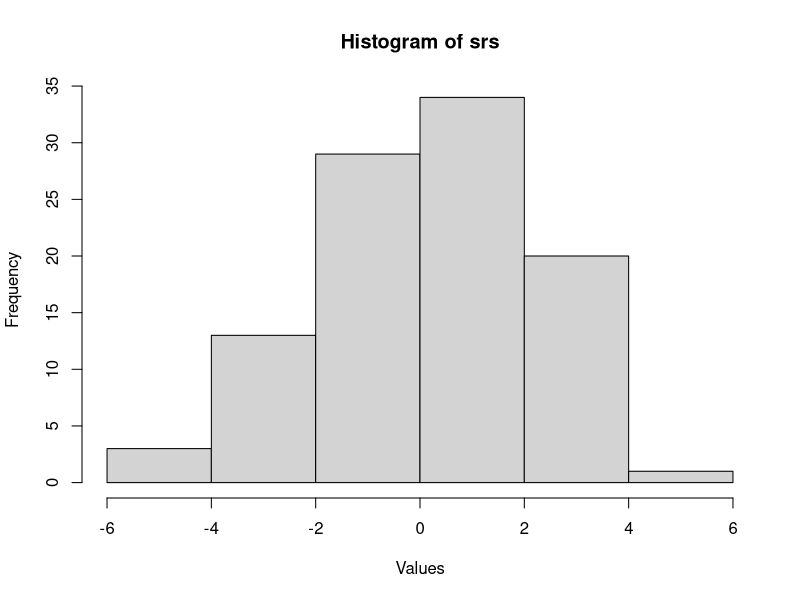

Source code (R):
#3.1
print("3.1 Part (i)")
srs <- rnorm(100, mean = 0, sd = 2);
hist(srs, xlab = "Values")
mu0 = 0
ssd = sd(srs)
n = 100
xbar = mean(srs)
t = (xbar-mu0)/(ssd/sqrt(n))
pval = 2 * pt(t, df=n-1)
alpha = .05
print(paste("pval = ", pval))
if (pval > alpha) {
	print("Failed to reject H0!")
} else {
	print("H0 rejected!")
}

print("")
print("Part (iii)")
rejections = 0
for (i in 1:1000) {
	srs <- rnorm(100, mean = 0, sd = 2);
	mu0 = 0
	ssd = sd(srs)
	n = 100
	xbar = mean(srs)
	t = (xbar-mu0)/(ssd/sqrt(n))
	pval = 2 * pt(t, df=n-1)
	alpha = .05
	
	if (pval < alpha) {
		rejections = rejections + 1
	}
}

proportion = rejections/1000

print(paste("Rejections = ", rejections))
print(paste("Proportion = ", proportion))

print("")
print("Part (iv) with alpha = .01")
rejections = 0
for (i in 1:1000) {
	srs <- rnorm(100, mean = 0, sd = 2);
	mu0 = 0
	ssd = sd(srs)
	n = 100
	xbar = mean(srs)
	t = (xbar-mu0)/(ssd/sqrt(n))
	pval = 2 * pt(t, df=n-1)
	alpha = .01
	
	if (pval < alpha) {
		rejections = rejections + 1
	}
}

proportion = rejections/1000

print(paste("Rejections = ", rejections))
print(paste("Proportion = ", proportion))

print("")
print("Part (iv) with alpha = .1")
rejections = 0
for (i in 1:1000) {
	srs <- rnorm(100, mean = 0, sd = 2);
	mu0 = 0
	ssd = sd(srs)
	n = 100
	xbar = mean(srs)
	t = (xbar-mu0)/(ssd/sqrt(n))
	pval = 2 * pt(t, df=n-1)
	alpha = .01
	
	if (pval < alpha) {
		rejections = rejections + 1
	}
}

proportion = rejections/1000

print(paste("Rejections = ", rejections))
print(paste("Proportion = ", proportion))


#3.2
print("")
print("3.2 Part (i)")
pAM = 26/54
pPM = 22/51
ppool = (26 + 22) / (54 + 51)
SEdp = sqrt(ppool * (1 - ppool) * ((1 / 54) + (1/51)))
z = (pAM - pPM) / SEdp
pval2 = 2 * pnorm(-(abs(z)))
print(paste("P-value = ", pval2))

print("")
print("3.2 Part (ii)")
pClass = ppool
p0 = 0.2
n = 105
z = (pClass - p0) / sqrt((p0 * (1 - p0)) / n)
pval3 = pnorm(-(abs(z)))
print(paste("P-value = ", pval3))


#3.3
print("")
print("3.3")
data <- read.csv(file='p3.csv', sep=',', header=T)
results <- table(data$IceCream, data$Pizza)
#barplot(results, main="Favorite Ice Cream and Pizza",
	#xlab = "Pizza Toppings", ylab = "Favorite Ice Cream Flavor", 
	#xlim=c(0, 5), col=c("blue","red","green"),
	#legend = rownames(results)) 
chisq.test(results)
























